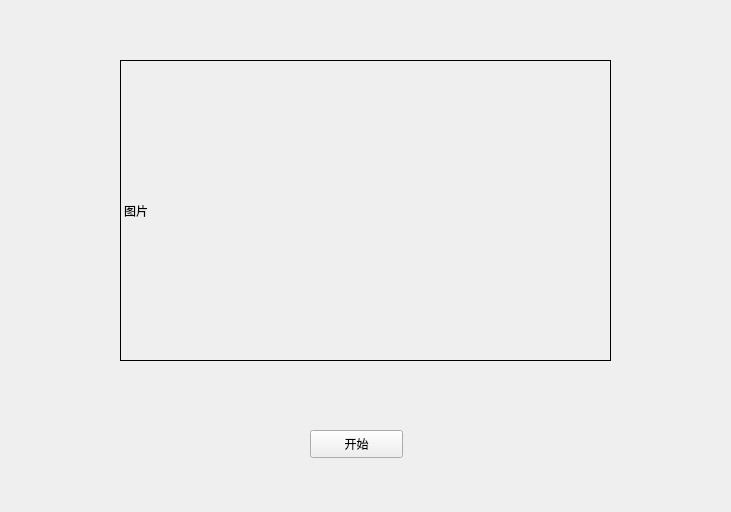
<?xml version="1.0" encoding="UTF-8"?>
<ui version="4.0">
 <class>Widget</class>
 <widget class="QWidget" name="Widget">
  <property name="geometry">
   <rect>
    <x>0</x>
    <y>0</y>
    <width>731</width>
    <height>512</height>
   </rect>
  </property>
  <property name="windowTitle">
   <string>Widget</string>
  </property>
  <widget class="QLabel" name="label">
   <property name="geometry">
    <rect>
     <x>120</x>
     <y>60</y>
     <width>491</width>
     <height>301</height>
    </rect>
   </property>
   <property name="frameShape">
    <enum>QFrame::Panel</enum>
   </property>
   <property name="text">
    <string>图片</string>
   </property>
   <property name="textFormat">
    <enum>Qt::AutoText</enum>
   </property>
   <property name="scaledContents">
    <bool>true</bool>
   </property>
  </widget>
  <widget class="QPushButton" name="pushButton">
   <property name="geometry">
    <rect>
     <x>310</x>
     <y>430</y>
     <width>93</width>
     <height>28</height>
    </rect>
   </property>
   <property name="text">
    <string>开始</string>
   </property>
  </widget>
 </widget>
 <resources/>
 <connections/>
</ui>
